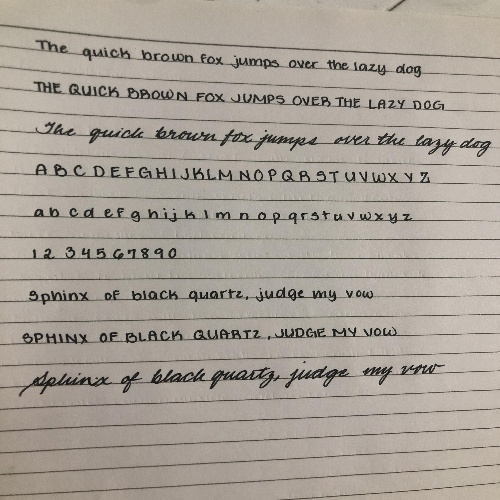
#> input picture resized.jpg, 500 x 500 px
$ python camscanner.py
#> lines starting #> are read from the running program, lines starting #| are printed output that depends on the picture; after the words box and inside, x2 and y2 are one past the last pixel; in counts of white or black regions, pixels touching at a corner belong together
import cv2 as cv
import numpy as np
img = cv.imread('resized.jpg')
#> img is the input picture: shape (500, 500, 3); mean B, G, R 150.8, 160.2, 168.1
img = cv.resize(img,(500,500))
cv.circle(img,(10,10),4,(0,0,255),-1)
#> img: shape (500, 500, 3); 0.02% of pixels changed, all inside (x1, y1, x2, y2) = (6, 6, 15, 15)
cv.circle(img,(10,490),4,(0,0,255),-1)
#> img: shape (500, 500, 3); mean B, G, R 150.7, 160.1, 168.2
cv.circle(img,(490,10),4,(0,0,255),-1)
#> img: shape (500, 500, 3); mean B, G, R 150.7, 160.1, 168.2
cv.circle(img,(490,490),4,(0,0,255),-1)
#> img: shape (500, 500, 3); mean B, G, R 150.7, 160.1, 168.2
src1=np.float32([[10,10],[10,490],[490,10],[490,490]])
dst1=np.float32([[0,0],[0,480],[480,0],[480,480]])
m=cv.getPerspectiveTransform(src1,dst1)

edit=cv.warpPerspective(img,m,(480,480))
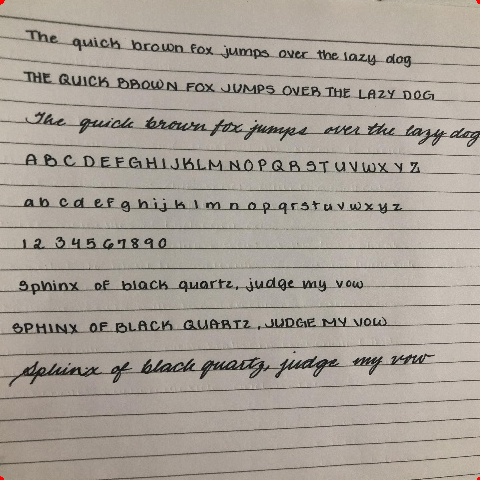
#> edit: shape (480, 480, 3); mean B, G, R 150.3, 159.4, 167.3
cv.imshow('img',edit)
cv.waitKey(0)
cv.destroyAllWindows()
